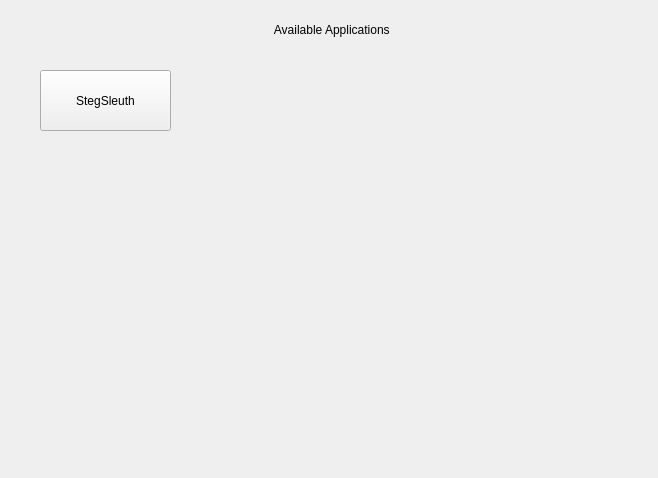
<?xml version="1.0" encoding="UTF-8"?>
<ui version="4.0">
 <class>Form</class>
 <widget class="QWidget" name="Form">
  <property name="geometry">
   <rect>
    <x>0</x>
    <y>0</y>
    <width>658</width>
    <height>478</height>
   </rect>
  </property>
  <property name="windowTitle">
   <string>Form</string>
  </property>
  <widget class="QLabel" name="label">
   <property name="geometry">
    <rect>
     <x>18</x>
     <y>20</y>
     <width>631</width>
     <height>20</height>
    </rect>
   </property>
   <property name="text">
    <string>Available Applications </string>
   </property>
   <property name="alignment">
    <set>Qt::AlignCenter</set>
   </property>
  </widget>
  <widget class="QPushButton" name="stegSleuthButton">
   <property name="geometry">
    <rect>
     <x>40</x>
     <y>70</y>
     <width>131</width>
     <height>61</height>
    </rect>
   </property>
   <property name="text">
    <string>StegSleuth</string>
   </property>
  </widget>
 </widget>
 <resources/>
 <connections/>
</ui>
